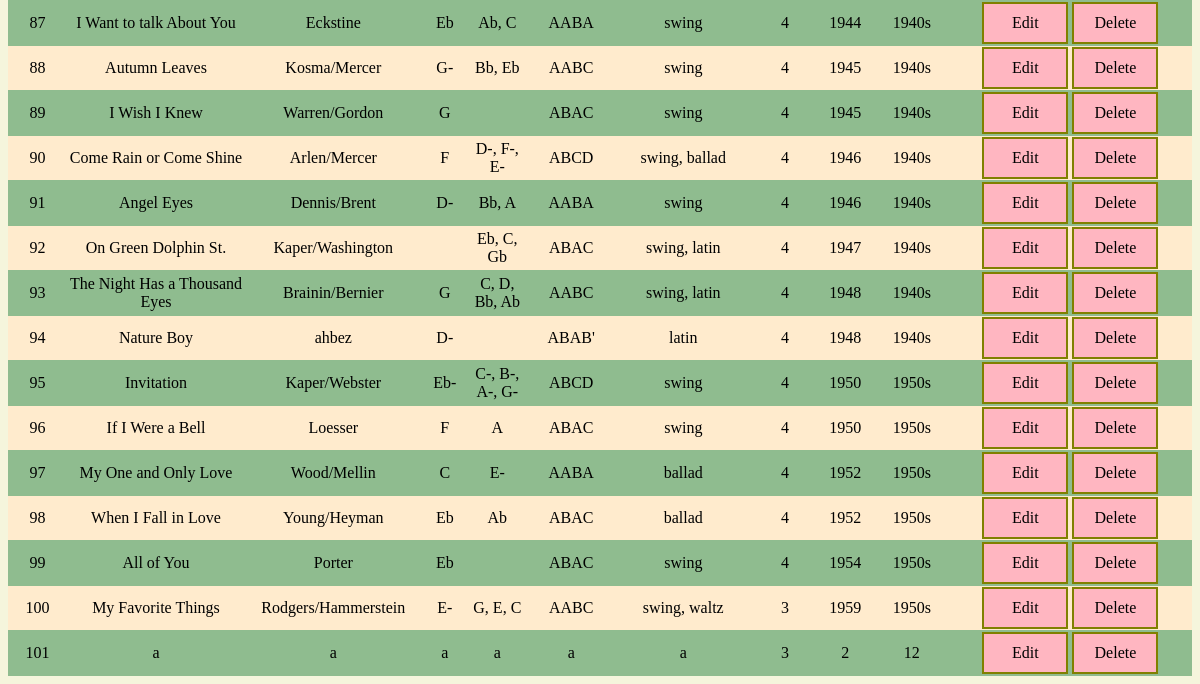
The page /index (signed in, lower part) on the database as committed earlier.
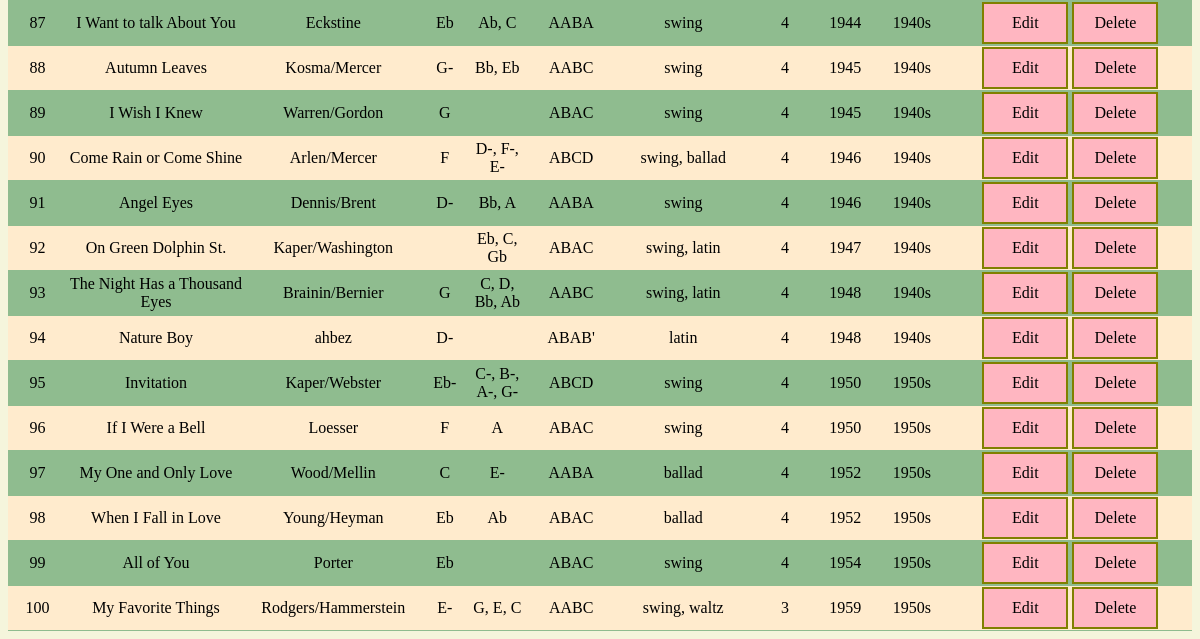
The same page on the database as committed later.
### app/models.py (models this page shows, shortened)
class Tune(db.Model):
    __tablename__ = "tunes"
    id = db.Column(db.Integer, primary_key=True)
    title = db.Column(db.String(120), unique=True, nullable=False)
    composer = db.Column(db.String(64))
    key = db.Column(db.String(3))
    other_key = db.Column(db.String(12))
    song_form = db.Column(db.String(20))
    style = db.Column(db.String(20))
    meter = db.Column(db.SmallInteger)
    year = db.Column(db.SmallInteger)
    decade = db.Column(db.String(5))
    players = db.relationship("User", secondary=user_tune, backref="repertoire")
    groups = db.Column(db.String(100))

### app/routes.py (the view, shortened to what this page needs)
@app.route('/')
@app.route('/index', methods=['GET', 'POST'])
def index():
    tunes = Tune.query.all()
    form = SearchForm()
    return render_template("index.html", tunes=tunes, form=form)

### app/models.py (called while the page is built)
@login.user_loader
def load_user(id):
    return User.query.get(int(id))

### app/templates/index.html (shortened to what this page needs)
{% extends 'base.html' %}
{% block content %}
{% if current_user.is_anonymous %}
<h3>Welcome!</h3>
<p>
 Tunetoot is a jazz repertoire management app.
</p>
<p>
    <a href="{{ url_for('login') }}">Log in</a>
    or
    <a href="{{ url_for('register') }}">register </a>
    to get started.
</p>
{% else %}
<table style = width:100%;>
    {% for tune in tunes %}
    <tr>
        <td style="width:5%">{{ tune.id }}</td>
        <td style="width:15%">{{ tune.title }}</td>
        <td>{{ tune.composer }}</td>
        <td>{{ tune.key }}</td>
        <td>{{ tune.other_key }}</td>
        <td>{{ tune.song_form }}</td>
        <td>{{ tune.style }}</td>
        <td>{{ tune.meter }}</td>
        <td>{{ tune.year }}</td>
        <td>{{ tune.decade }}</td>
        <td>
            <a class="editbutton" href="{{ url_for('edit_tune', tune_id=tune.id) }}">Edit</a>
            <a class="deletebutton" href="{{ url_for('delete_tune', tune_id=tune.id) }}">Delete</a>
        </td>
        <td></td>
    </tr>
    {% endfor %}
</table>
{% endif %}
{% endblock %}

### app/templates/base.html (shortened to what this page needs)
<!DOCTYPE html>
<html lang="en">
<head>
    <link rel="stylesheet" href="../static/main.css">
</head>
<body>
    {% include 'nav.html' %}
    {% block content %}{% endblock %}
</body>
</html>

### app/templates/nav.html (shortened to what this page needs)
<html>
<body>
</body>
</html>

### app/static/main.css (style rules this page uses)
html { background-color: beige; }
table, th, td { border-bottom: 1px solid darkseagreen; border-collapse: collapse; text-align: center; }

Rows that differ between the two databases and show on the page:
removed Tune: id "101", title "a", composer "a", key "a", other_key "a", song_form "a", style "a", meter "3", year "2", decade "12"
